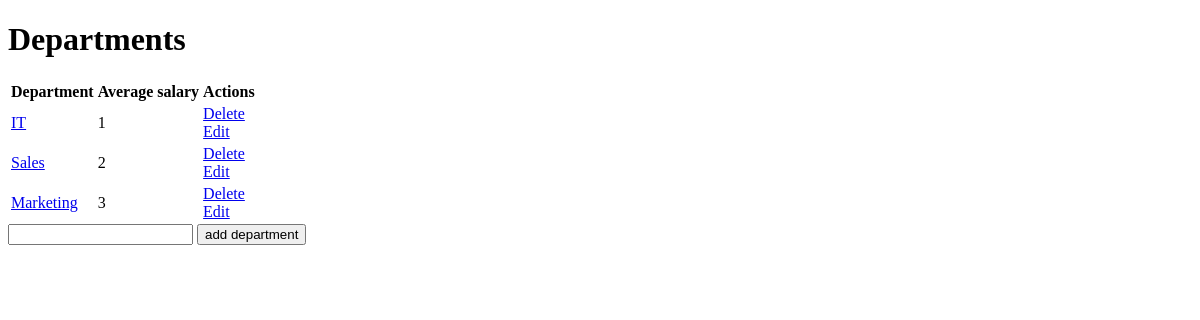
Before: / with the older database file.
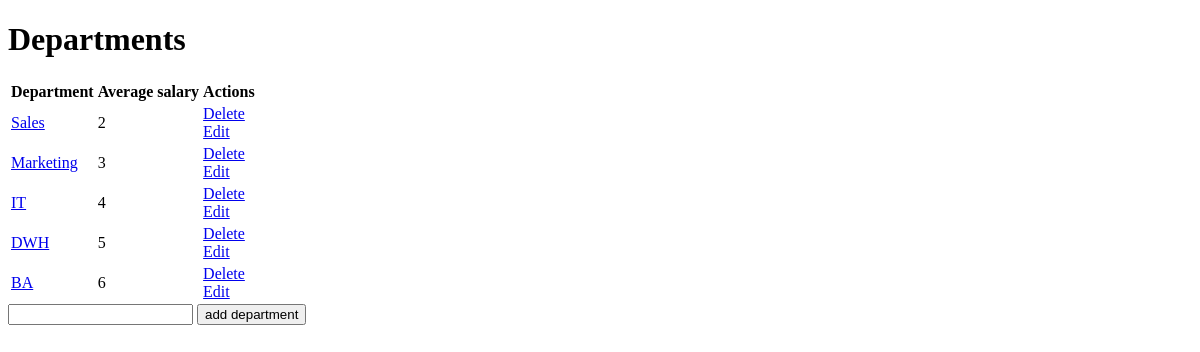
After: the same page with the newer database file.
### app.py (models this page shows, shortened)
class Departments(db.Model):
    id = db.Column(db.Integer, primary_key=True)
    department = db.Column(db.Text, unique=True, nullable=False)

### app.py (the view)
@app.route('/', methods=['POST', 'GET'])
def index():
    if request.method == 'POST':
        department = request.form['department']
        new_dept = Departments(department=department)
        try:
            db.session.add(new_dept)
            db.session.commit()
            return redirect('/')
        except:
            return 'The error occurs while adding new department'
    else:
        departments = Departments.query.all()
        return render_template('departments.html', departments=departments)

### templates/departments.html (shortened to what this page needs)
{% extends 'base.html' %}
{% block body %}
<div class="department">
  <h1>Departments</h1>
  <table>
    <tr>
      <th>Department</th>
      <th>Average salary</th>
      <th>Actions</th>
    </tr>
    {% for department in departments %}
      <tr>
        <td><a href="/departments/{{department.id}}">{{ department.department }}</a></td>
        <td>{{ department.id }}</td>
        <td>
          <a href="/departments/delete/{{department.id}}">Delete</a>
          <br>
          <a href="/departments/edit/{{department.id}}">Edit</a>
        </td>
      </tr>
    {% endfor %}
  </table>
  <form action="/" method="POST">
    <input type="text" name="department" id="department">
    <input type="submit" value="add department">
  </form>
</div>
{% endblock %}

### templates/base.html (shortened to what this page needs)
<!DOCTYPE html>
<html lang="en">
<head>
</head>
<body>
  {% block body %}{% endblock %}
</body>
</html>

Changed rows visible on the page:
removed Departments: department "IT", id "1"
added Departments: department "IT", id "4"
added Departments: department "DWH", id "5"
added Departments: department "BA", id "6"
